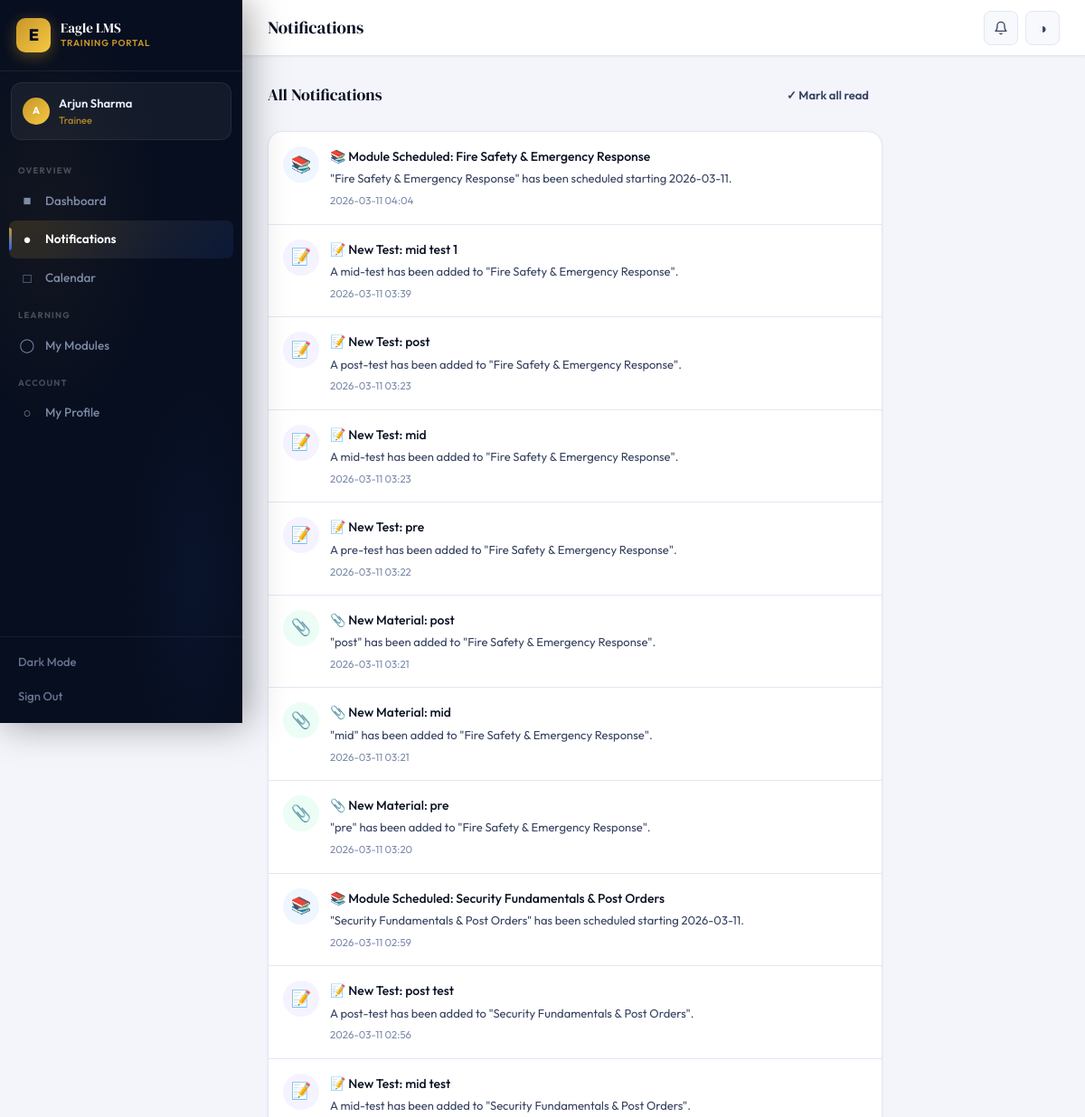
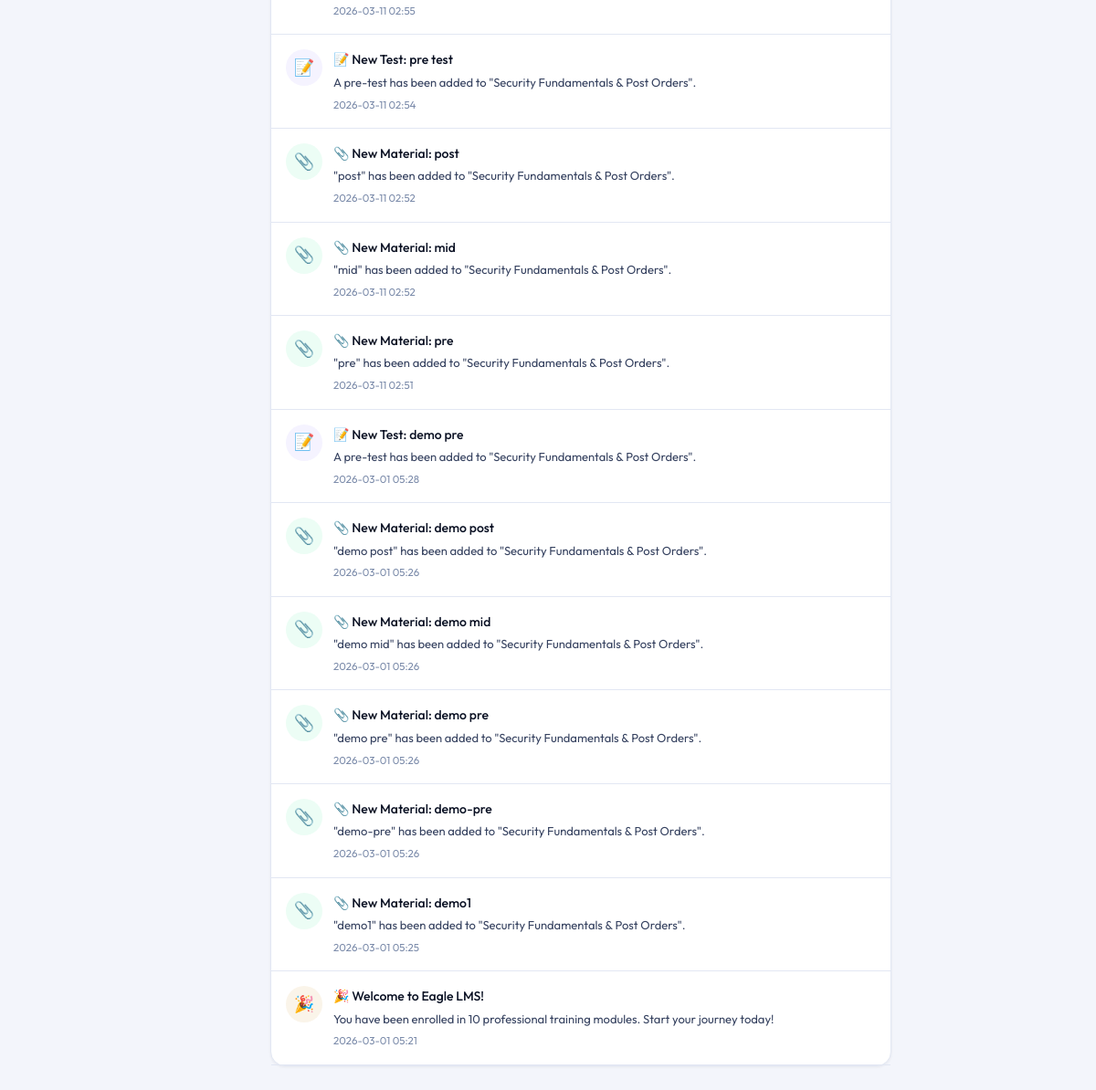
The app's page /notifications (signed in) with its own data (2 pictures, top to bottom).
### tables this page shows
CREATE TABLE notifications(
            id INTEGER PRIMARY KEY AUTOINCREMENT,
            user_id INTEGER NOT NULL, title TEXT NOT NULL,
            body TEXT, type TEXT DEFAULT 'info',
            link TEXT DEFAULT '', is_read BOOLEAN DEFAULT 0,
            created_at TIMESTAMP DEFAULT CURRENT_TIMESTAMP,
            FOREIGN KEY(user_id) REFERENCES users(id));

### app.py (the view)
@app.route('/notifications')
@login_required
def notifications():
    db=get_db(); uid=session['user_id']
    notifs=db.execute('SELECT * FROM notifications WHERE user_id=? ORDER BY created_at DESC LIMIT 60',(uid,)).fetchall()
    db.execute('UPDATE notifications SET is_read=1 WHERE user_id=?',(uid,)); db.commit()
    return render_template('notifications.html',notifs=notifs)

### app.py (called while the page is built)
def get_db():
    db = sqlite3.connect(os.path.join(BASE_DIR, 'lms.db'))
    db.row_factory = sqlite3.Row
    return db

def login_required(f):
    @wraps(f)
    def d(*a,**kw):
        if 'user_id' not in session: return redirect(url_for('login'))
        return f(*a,**kw)
    return d

@app.context_processor
def inject_globals():
    nc = 0
    if 'user_id' in session:
        nc = get_db().execute('SELECT COUNT(*) as c FROM notifications WHERE user_id=? AND is_read=0',(session['user_id'],)).fetchone()['c']
    return dict(COMPANY=COMPANY, notif_count=nc)

### templates/notifications.html (shortened to what this page needs)
{% extends 'base.html' %}
{% block page_title %}Notifications{% endblock %}
{% block content %}
<div style="max-width:680px">
  <div class="flex justify-b items-c mb-6 anim-up">
    <div class="sh-title">All Notifications</div>
    <form method="POST" action="/api/notifications/mark-read-all">
      <button type="submit" class="btn btn-ghost btn-sm">✓ Mark all read</button>
    </form>
  </div>
  <div class="card">
    {% if notifs %}
    {% for n in notifs %}
    {% set icons = {'info':'ℹ️','welcome':'🎉','module_published':'📚','material_upload':'📎','test_created':'📝'} %}
    {% set colors = {'info':'var(--sky-bg)','welcome':'var(--eagle-gold-bg)','module_published':'var(--acc-bg)','material_upload':'var(--green-bg)','test_created':'var(--violet-bg)'} %}
    <a href="{{ n.link or '#' }}" class="anim-up" style="animation-delay:{{ loop.index0 * 30 }}ms">
      <div class="notif-page-item {% if not n.is_read %}unread{% endif %}">
        <div class="npi-ico" style="background:{{ colors.get(n.type, 'var(--card2)') }}">{{ icons.get(n.type, '🔔') }}</div>
        <div style="flex:1">
          <div style="font-size:14px;font-weight:{% if not n.is_read %}700{% else %}500{% endif %}">{{ n.title }}</div>
          <div class="t-sm t-secondary" style="margin-top:3px">{{ n.body }}</div>
          <div class="t-xs t-muted" style="margin-top:5px">{{ n.created_at[:16].replace('T',' ') }}</div>
        </div>
      </div>
    </a>
    {% endfor %}
    {% else %}
    <div class="empty" style="padding:56px"><div class="empty-ico">🔔</div><div class="empty-title">All caught up!</div><div class="empty-sub">No notifications yet. They'll appear here when your trainer publishes modules or uploads materials.</div></div>
    {% endif %}
  </div>
</div>
{% endblock %}

### static/css/main.css (style rules this page uses)
:root { --eagle-navy: #0B1426; --eagle-navy2: #0F1B35; --eagle-gold: #C8962A; --eagle-gold2: #E8B84B; --eagle-gold-bg: rgba(200,150,42,0.1); --eagle-gold-glow: rgba(200,150,42,0.3); --bg: #F3F5FB; --card: #FFFFFF; --card2: #F8F9FD; --sidebar: #070E1F; --sidebar2: #0D1730; --border: #E2E7F3; --border2: #CDD5E8; --t1: #080F22; --t2: #364260; --t3: #7B8BAA; --t4: #B0BCCC; --tinv: #E8EFFF; --acc: #2563EB; --acc-h: #1D4ED8; --acc-bg: #EFF6FF; --acc-mid: rgba(37,99,235,0.15); --acc-glow: rgba(37,99,235,0.25); --green:#10B981; --green-bg:#ECFDF5; --green-t:#065F46; --red:#EF4444; --red-bg:#FEF2F2; --red-t:#991B1B; --amber:#F59E0B; --amber-bg:#FFFBEB; --amber-t:#92400E; --sky:#0EA5E9; --sky-bg:#F0F9FF; --sky-t:#0369A1; --violet:#8B5CF6;--violet-bg:#F5F3FF;--violet-t:#5B21B6; --s1:0 1px 3px rgba(8,15,34,.06); --s2:0 2px 8px rgba(8,15,34,.08),0 1px 2px rgba(8,15,34,.04); --s3:0 6px 24px rgba(8,15,34,.1),0 2px 6px rgba(8,15,34,.04); --s4:0 12px 40px rgba(8,15,34,.12),0 4px 12px rgba(8,15,34,.06); --s5:0 24px 64px rgba(8,15,34,.15); --gold-s:0 6px 24px rgba(200,150,42,.35); --r1:5px;--r2:8px;--r3:12px;--r4:16px;--r5:22px;--r6:32px; --sw:268px; }
*,*::before,*::after { box-sizing:border-box;margin:0;padding:0 }
html { scroll-behavior:smooth }
body { font-family:'Outfit',system-ui,sans-serif;background:var(--bg);color:var(--t1);line-height:1.6;-webkit-font-smoothing:antialiased;transition:background .3s,color .3s;overflow-x:hidden }
a { color:inherit;text-decoration:none }
button,input,select,textarea { font-family:'Outfit',sans-serif }
.card { background:var(--card);border:1px solid var(--border);border-radius:var(--r4);box-shadow:var(--s1);transition:background .3s,border-color .3s }
.sh-title { font-family:'DM Serif Display',serif;font-size:18px;color:var(--t1) }
.btn { display:inline-flex;align-items:center;gap:7px;font-family:'Outfit',sans-serif;font-weight:600;font-size:13.5px;border:none;border-radius:var(--r2);cursor:pointer;transition:all .18s;white-space:nowrap;line-height:1 }
.btn-sm { padding:8px 14px;font-size:13px }
.btn-ghost { background:transparent;color:var(--t2);border:1.5px solid transparent }
.notif-page-item { padding:16px;border-bottom:1px solid var(--border);display:flex;gap:12px;transition:background .15s }
.npi-ico { width:40px;height:40px;border-radius:50%;display:flex;align-items:center;justify-content:center;font-size:18px;flex-shrink:0 }
.anim-up { animation:slide-up .4s cubic-bezier(.4,0,.2,1) both }
.flex { display:flex }
.items-c { align-items:center }
.justify-b { justify-content:space-between }
.mb-6 { margin-bottom:24px }
.t-sm { font-size:13px }
.t-xs { font-size:11.5px }
.t-muted { color:var(--t3) }
.t-secondary { color:var(--t2) }

### records on screen
notifications: get "📚", title "📚 Module Scheduled: Fire Safety & Emergency Response", body "\"Fire Safety & Emergency Response\" has been scheduled starting 2026-03-11.", created_at "2026-03-11 04:04"
notifications: get "📝", title "📝 New Test: mid test 1", body "A mid-test has been added to \"Fire Safety & Emergency Response\".", created_at "2026-03-11 03:39"
notifications: get "📝", title "📝 New Test: post", body "A post-test has been added to \"Fire Safety & Emergency Response\".", created_at "2026-03-11 03:23"
notifications: get "📝", title "📝 New Test: mid", body "A mid-test has been added to \"Fire Safety & Emergency Response\".", created_at "2026-03-11 03:23"
notifications: get "📝", title "📝 New Test: pre", body "A pre-test has been added to \"Fire Safety & Emergency Response\".", created_at "2026-03-11 03:22"
notifications: get "📎", title "📎 New Material: post", body "\"post\" has been added to \"Fire Safety & Emergency Response\".", created_at "2026-03-11 03:21"
notifications: get "📎", title "📎 New Material: mid", body "\"mid\" has been added to \"Fire Safety & Emergency Response\".", created_at "2026-03-11 03:21"
notifications: get "📎", title "📎 New Material: pre", body "\"pre\" has been added to \"Fire Safety & Emergency Response\".", created_at "2026-03-11 03:20"
notifications: get "📚", title "📚 Module Scheduled: Security Fundamentals & Post Orders", body "\"Security Fundamentals & Post Orders\" has been scheduled starting 2026-03-11.", created_at "2026-03-11 02:59"
notifications: get "📝", title "📝 New Test: post test", body "A post-test has been added to \"Security Fundamentals & Post Orders\".", created_at "2026-03-11 02:56"
notifications: get "📝", title "📝 New Test: mid test", body "A mid-test has been added to \"Security Fundamentals & Post Orders\".", created_at "2026-03-11 02:55"
notifications: get "📝", title "📝 New Test: pre test", body "A pre-test has been added to \"Security Fundamentals & Post Orders\".", created_at "2026-03-11 02:54"
notifications: get "📎", title "📎 New Material: post", body "\"post\" has been added to \"Security Fundamentals & Post Orders\".", created_at "2026-03-11 02:52"
notifications: get "📎", title "📎 New Material: mid", body "\"mid\" has been added to \"Security Fundamentals & Post Orders\".", created_at "2026-03-11 02:52"
notifications: get "📎", title "📎 New Material: pre", body "\"pre\" has been added to \"Security Fundamentals & Post Orders\".", created_at "2026-03-11 02:51"
notifications: get "📝", title "📝 New Test: demo pre", body "A pre-test has been added to \"Security Fundamentals & Post Orders\".", created_at "2026-03-01 05:28"
notifications: get "📎", title "📎 New Material: demo post", body "\"demo post\" has been added to \"Security Fundamentals & Post Orders\".", created_at "2026-03-01 05:26"
notifications: get "📎", title "📎 New Material: demo mid", body "\"demo mid\" has been added to \"Security Fundamentals & Post Orders\".", created_at "2026-03-01 05:26"
notifications: get "📎", title "📎 New Material: demo pre", body "\"demo pre\" has been added to \"Security Fundamentals & Post Orders\".", created_at "2026-03-01 05:26"
notifications: get "📎", title "📎 New Material: demo-pre", body "\"demo-pre\" has been added to \"Security Fundamentals & Post Orders\".", created_at "2026-03-01 05:26"
notifications: get "📎", title "📎 New Material: demo1", body "\"demo1\" has been added to \"Security Fundamentals & Post Orders\".", created_at "2026-03-01 05:25"
notifications: get "🎉", title "🎉 Welcome to Eagle LMS!", body "You have been enrolled in 10 professional training modules. Start your journey today!", created_at "2026-03-01 05:21"

### other values on screen
{{ session.name[0].upper() }} "A"
{{ session.name }} "Arjun Sharma"
{{ session.role }} "Trainee"
